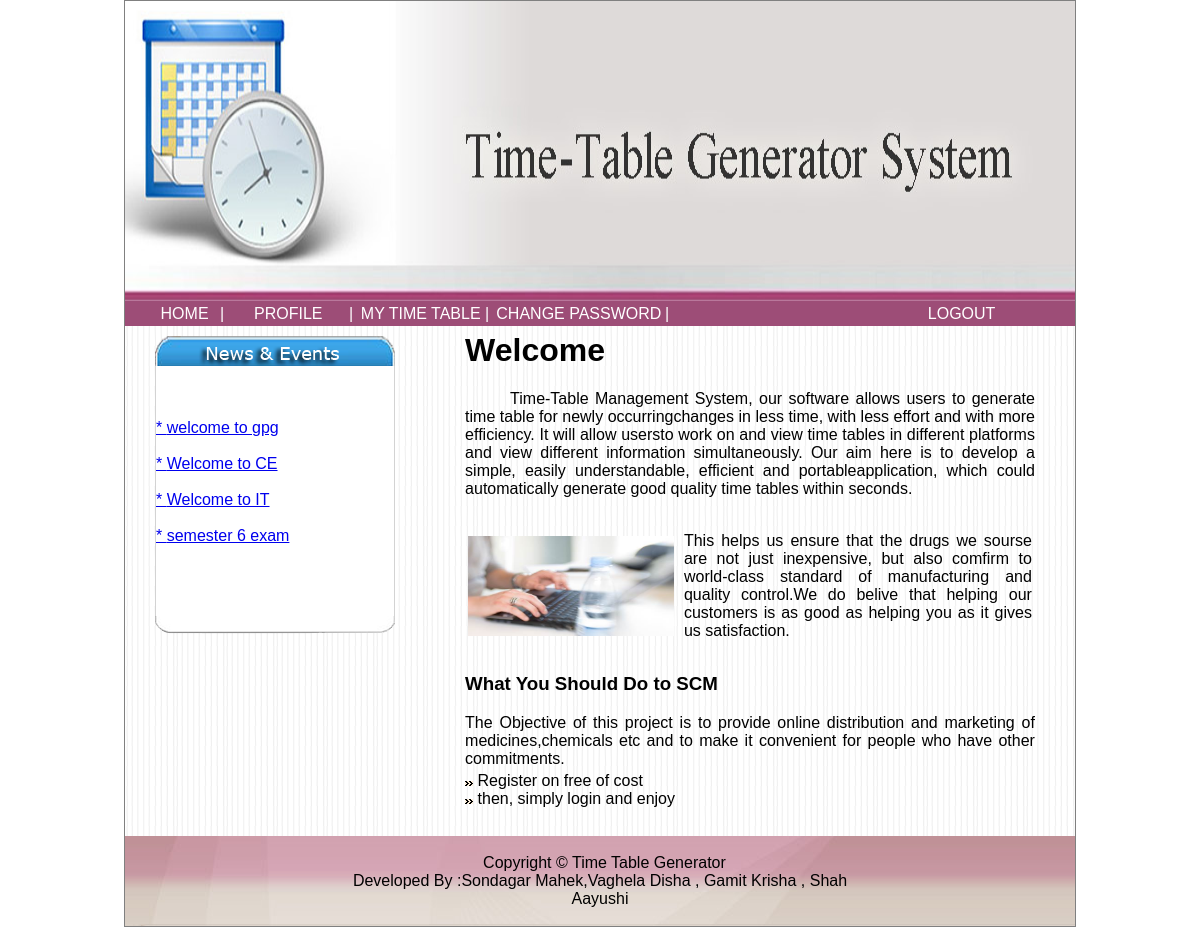
Screenshot of /student/userIndex.php (signed in) with the database file from the repository.
### tables this page shows
CREATE TABLE `newstable` (
  `newsid` int(11) NOT NULL,
  `news` varchar(50) NOT NULL,
  `description` varchar(500) NOT NULL
);

### student/userIndex.php (the view, shortened to what this page needs)
       <div style="width:950px;height:510px;background-image:url('../images/bg.png');">
                   <div style="width:300px;height:400px;float:left;text-align:left;">
                   <center>
	   	    <table style="width:240px;height:300px;margin-top:10px;" cellpadding="0" cellspacing="0" border="0">
       <tr>
           <td style="height: 30px; background-image: url('../images/news1.png' ); background-repeat: no-repeat; background-attachment: scroll"></td>
       </tr>
       <tr>
           <td style="height: 250px; background-color:White;border-left:1px solid #D3D3D3;border-right:1px solid #D3D3D3;">
           <marquee scrollamount="4" direction="up" style="color:black;" onmouseover="this.stop();" onmouseout="this.start();">
	                <?php
			include("../config.php");
			$q = "select * from newsTable";
			$r = mysqli_query($con,$q);
			$c = mysqli_num_rows($r);
			if($c>0)
			{
				while($row = mysqli_fetch_array($r))
				{
					echo "<a target='_blank' href='view.php?id=".$row['newsid']."' style='text-align:justify;'> * ".$row['news']."<br><br></label>";
				}
			}
			else
			{
				echo "No Data to Display";
			}
			?>
           </marquee>
           </td>
       </tr>
       <tr>
           <td style="height: 20px; background-image: url('../images/news4.png'); background-repeat: no-repeat; background-attachment: scroll"></td>
       </tr>
   </table>
</center>
                   </div>
                   <div style="width:650px;height:510px;float:left;">
                       <table height="100%" width="100%" style="color:#000000;">
                           <tr>
                               <td height="100%" width="5%"></td>
                               <td height="100%" width="90%">
                                   <table height="100%" width="100%" style="color:#000000;text-align:justify;">
                                       <tr>
                                           <td height="100S%" width="90%">
                                               <h1>Welcome </h1>
                                               &nbsp;&nbsp;&nbsp;&nbsp;&nbsp;&nbsp;&nbsp;Time-Table Management System, our software allows users to generate time table for newly occurringchanges in less time, with less effort and with more efficiency. It will allow usersto work on and view time tables in different platforms and view different information simultaneously. Our aim here is to develop a simple, easily understandable, efficient and portableapplication, which could automatically generate good quality time tables within seconds.
                                           </td>
                                       </tr>
                                       <tr>
                                           <td height="100%" width="90%">
                                               <table>
                                                   <tr>
                                                       <td height="100%" width="30%"><img src="../images/Picture9.jpg" width="206" height="100" /></td>
                                                       <td height="100%" width="60%" style="text-align:justify;">
                                                          This helps us ensure that the drugs we sourse are not just inexpensive, but also comfirm to world-class standard of manufacturing and quality control.We do belive that helping our customers is as good as helping you as it gives us satisfaction.																		</td>
                                                   </tr>
                                               </table>
                                           </td>
                                       </tr>
                                       <tr>
                                           <td>
                                               <h3>What You Should Do to SCM</h3>
                                               The Objective of this project is to provide online distribution and marketing of medicines,chemicals etc and to make it convenient for people who have other commitments.
                                           </td>
                                       </tr>
                                       <tr>
                                           <td>
                                               <img src="../images/arrow.jpg" />	Register on free of cost<br />
                                               <img src="../images/arrow.jpg" />	then, simply login and enjoy
                                           </td>
                                       </tr>
                                       <tr>
                                           <td>
                                               <br />
                                           </td>
                                       </tr>
                                   </table>
                               </td>
                               <td height="100%" width="5%"></td>
                           </tr>
                       </table>
                   </div>
       </div>

### style.css (style rules this page uses)
body { font-family:arial; }
.link { display:block;color:White;background-color:#9D4D77;text-decoration:none;text-align: center; }

### rows the page displays
newstable: news "welcome to gpg"
newstable: news "Welcome to CE"
newstable: news "Welcome to IT"
newstable: news "semester 6 exam"
